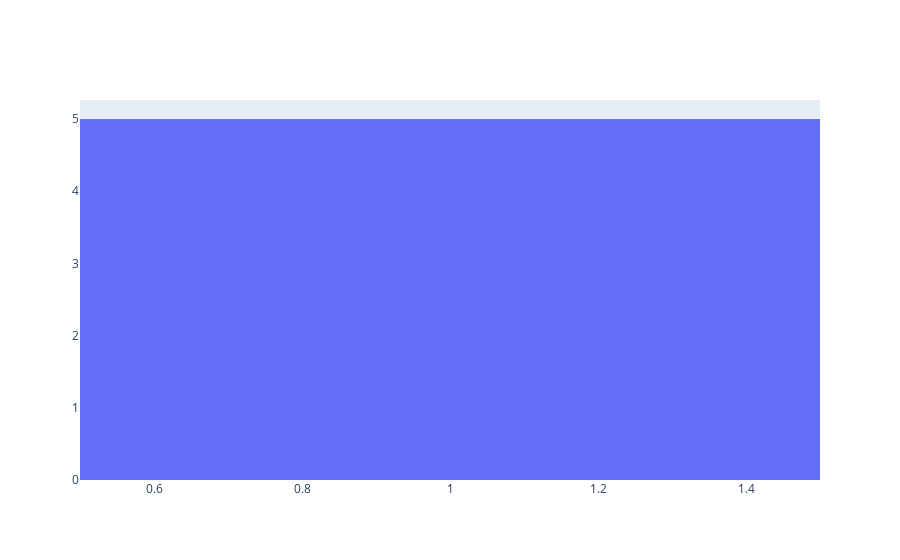

Notebook code for this chart:
### Code cell
import plotly.graph_objs as go
def makeHist(initA, pop, gen, sim):
    Afreqs = []
    for i in range(sim):
        for i in range(gen):
            nextA = calcNextGen(initA, pop)
            initA = nextA

        Afreqs.append(initA)
    
    hist1 = go.Histogram(x=Afreqs)
    layout = go.Layout(barmode = 'overlay')
    show = go.Figure(data=[hist1], layout=layout)
    show.show()

makeHist(0.5, 100, 10, 5)

### Figure 1 — Plotly figure (JSON) as saved in the notebook; plotly's stock layout.template omitted (floating-point values rounded to 4 significant figures)
{"data": [{"type": "histogram", "x": [1, 1, 1, 1, 1]}], "layout": {"barmode": "overlay"}}
